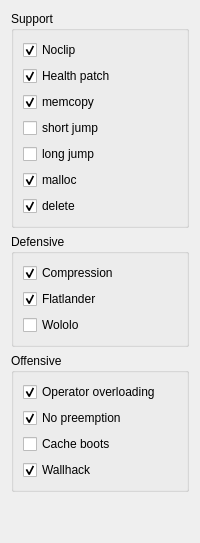
                    <widget class="QWidget" name="Hacks">
                     <attribute name="title">
                      <string>Hacks</string>
                     </attribute>
                     <layout class="QVBoxLayout" name="verticalLayout_9">
                      <item>
                       <widget class="QGroupBox" name="groupBox_23">
                        <property name="title">
                         <string>Support</string>
                        </property>
                        <property name="flat">
                         <bool>false</bool>
                        </property>
                        <layout class="QVBoxLayout" name="verticalLayout_42">
                         <item>
                          <widget class="QCheckBox" name="checkBox_42">
                           <property name="text">
                            <string>Noclip </string>
                           </property>
                           <property name="checked">
                            <bool>true</bool>
                           </property>
                          </widget>
                         </item>
                         <item>
                          <widget class="QCheckBox" name="checkBox_39">
                           <property name="text">
                            <string>Health patch</string>
                           </property>
                           <property name="checked">
                            <bool>true</bool>
                           </property>
                          </widget>
                         </item>
                         <item>
                          <widget class="QCheckBox" name="checkBox_45">
                           <property name="enabled">
                            <bool>true</bool>
                           </property>
                           <property name="text">
                            <string>memcopy </string>
                           </property>
                           <property name="checked">
                            <bool>true</bool>
                           </property>
                          </widget>
                         </item>
                         <item>
                          <widget class="QCheckBox" name="checkBox_44">
                           <property name="text">
                            <string>short jump</string>
                           </property>
                           <property name="checked">
                            <bool>false</bool>
                           </property>
                          </widget>
                         </item>
                         <item>
                          <widget class="QCheckBox" name="checkBox_54">
                           <property name="enabled">
                            <bool>true</bool>
                           </property>
                           <property name="text">
                            <string>long jump</string>
                           </property>
                           <property name="checked">
                            <bool>false</bool>
                           </property>
                          </widget>
                         </item>
                         <item>
                          <widget class="QCheckBox" name="checkBox_40">
                           <property name="text">
                            <string>malloc </string>
                           </property>
                           <property name="checked">
                            <bool>true</bool>
                           </property>
                          </widget>
                         </item>
                         <item>
                          <widget class="QCheckBox" name="checkBox_46">
                           <property name="text">
                            <string>delete </string>
                           </property>
                           <property name="checked">
                            <bool>true</bool>
                           </property>
                          </widget>
                         </item>
                        </layout>
                       </widget>
                      </item>
                      <item>
                       <widget class="QGroupBox" name="groupBox_21">
                        <property name="title">
                         <string>Defensive</string>
                        </property>
                        <property name="flat">
                         <bool>false</bool>
                        </property>
                        <layout class="QVBoxLayout" name="verticalLayout_40">
                         <item>
                          <widget class="QCheckBox" name="checkBox_49">
                           <property name="text">
                            <string>Compression </string>
                           </property>
                           <property name="checked">
                            <bool>true</bool>
                           </property>
                          </widget>
                         </item>
                         <item>
                          <widget class="QCheckBox" name="checkBox_48">
                           <property name="text">
                            <string>Flatlander </string>
                           </property>
                           <property name="checked">
                            <bool>true</bool>
                           </property>
                          </widget>
                         </item>
                         <item>
                          <widget class="QCheckBox" name="checkBox_53">
                           <property name="text">
                            <string>Wololo </string>
                           </property>
                          </widget>
                         </item>
                        </layout>
                       </widget>
                      </item>
                      <item>
                       <widget class="QGroupBox" name="groupBox_22">
                        <property name="title">
                         <string>Offensive</string>
                        </property>
                        <property name="flat">
                         <bool>false</bool>
                        </property>
                        <layout class="QVBoxLayout" name="verticalLayout_41">
                         <item>
                          <widget class="QCheckBox" name="checkBox_52">
                           <property name="text">
                            <string>Operator overloading</string>
                           </property>
                           <property name="checked">
                            <bool>true</bool>
                           </property>
                          </widget>
                         </item>
                         <item>
                          <widget class="QCheckBox" name="checkBox_50">
                           <property name="text">
                            <string>No preemption</string>
                           </property>
                           <property name="checked">
                            <bool>true</bool>
                           </property>
                          </widget>
                         </item>
                         <item>
                          <widget class="QCheckBox" name="checkBox_47">
                           <property name="text">
                            <string>Cache boots</string>
                           </property>
                           <property name="checked">
                            <bool>false</bool>
                           </property>
                          </widget>
                         </item>
                         <item>
                          <widget class="QCheckBox" name="checkBox_41">
                           <property name="text">
                            <string>Wallhack </string>
                           </property>
                           <property name="checked">
                            <bool>true</bool>
                           </property>
                          </widget>
                         </item>
                        </layout>
                       </widget>
                      </item>
                      <item>
                       <spacer name="verticalSpacer_18">
                        <property name="orientation">
                         <enum>Qt::Vertical</enum>
                        </property>
                        <property name="sizeHint" stdset="0">
                         <size>
                          <width>20</width>
                          <height>40</height>
                         </size>
                        </property>
                       </spacer>
                      </item>
                     </layout>
                    </widget>
